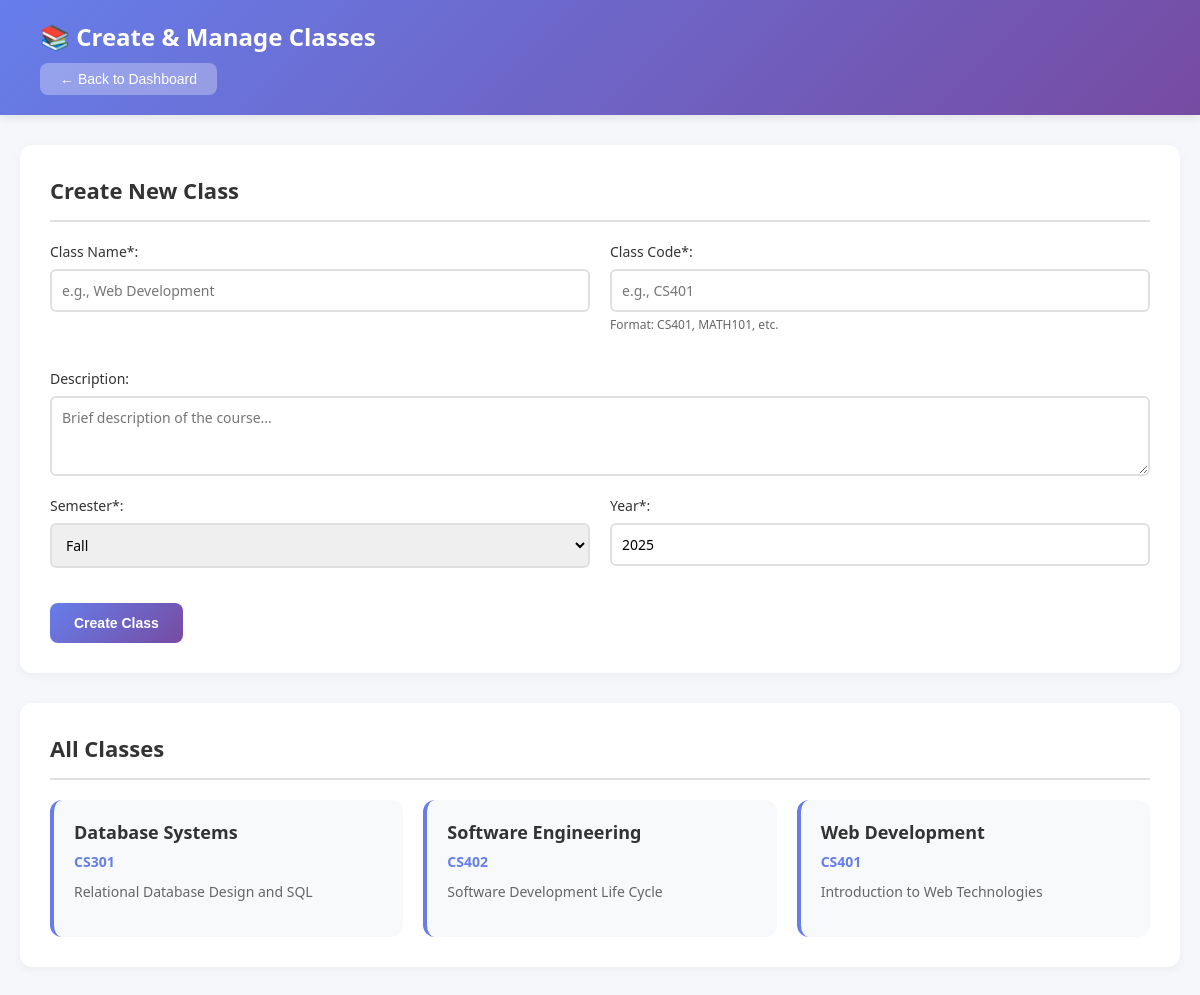
Screenshot of /manage_classes.php (signed in) with the database file from the repository.
### tables this page shows
CREATE TABLE classes (
    class_id INT PRIMARY KEY AUTO_INCREMENT,
    class_name VARCHAR(100) NOT NULL,
    class_code VARCHAR(20) UNIQUE NOT NULL,
    description TEXT,
    created_at TIMESTAMP DEFAULT CURRENT_TIMESTAMP
);

### config.php (called while the page is built, shortened)
<?php
function is_instructor() {
    return isset($_SESSION['user_type']) && $_SESSION['user_type'] === 'instructor';
}
?>

### manage_classes.php (the view, shortened to what this page needs)
<?php
require_once 'config.php';
$stmt = $conn->prepare("SELECT class_id, class_name, class_code, description FROM classes ORDER BY class_name");
$stmt->execute();
$result = $stmt->get_result();
$available_classes = [];
while ($row = $result->fetch_assoc()) {
    $available_classes[] = $row;
}
?>
<!DOCTYPE html>
<html lang="en">
<head>
</head>
<body>
    <div class="navbar">
        <h1><?php echo is_instructor() ? '📚 Create & Manage Classes' : '📚 Browse & Enroll in Classes'; ?></h1>
        <button class="back-btn" onclick="window.location.href='dashboard.php'">← Back to Dashboard</button>
    </div>
    <div class="container">
        <?php if (is_instructor()): ?>
            <div class="card">
                <h2>Create New Class</h2>
                <form method="POST" action="" id="createClassForm">
                    <div class="form-grid">
                        <div class="form-group">
                            <label for="class_name">Class Name*:</label>
                            <input type="text" id="class_name" name="class_name"
                                   placeholder="e.g., Web Development" required>
                        </div>
                        <div class="form-group">
                            <label for="class_code">Class Code*:</label>
                            <input type="text" id="class_code" name="class_code"
                                   placeholder="e.g., CS401" required
                                   pattern="[A-Z]{2,4}[0-9]{3,4}"
                                   title="Format: 2-4 letters followed by 3-4 numbers (e.g., CS401)">
                            <small style="color: #666; font-size: 12px;">Format: CS401, MATH101, etc.</small>
                        </div>
                    </div>
                    <div class="form-group">
                        <label for="description">Description:</label>
                        <textarea id="description" name="description"
                                  placeholder="Brief description of the course..."></textarea>
                    </div>
                    <div class="form-grid">
                        <div class="form-group">
                            <label for="semester">Semester*:</label>
                            <select id="semester" name="semester" required>
                                <option value="Fall" selected>Fall</option>
                            </select>
                        </div>
                        <div class="form-group">
                            <label for="year">Year*:</label>
                            <input type="number" id="year" name="year"
                                   value="<?php echo date('Y'); ?>"
                                   min="2024" max="2030" required>
                        </div>
                    </div>
                    <button type="submit" name="create_class" class="btn">Create Class</button>
                </form>
            </div>
        <?php endif; ?>
        <div class="card">
            <h2><?php echo is_instructor() ? 'All Classes' : 'Browse Available Classes'; ?></h2>
            <?php if (empty($available_classes)): ?>
                <p style="text-align: center; color: #999; padding: 40px;">
                    No classes available yet.
                </p>
            <?php else: ?>
                <div class="classes-grid">
                    <?php foreach ($available_classes as $class): ?>
                        <div class="class-card">
                            <h3><?php echo htmlspecialchars($class['class_name']); ?></h3>
                            <div class="class-code"><?php echo htmlspecialchars($class['class_code']); ?></div>
                            <div class="description">
                                <?php echo htmlspecialchars($class['description'] ?: 'No description available'); ?>
                            </div>
                        </div>
                    <?php endforeach; ?>
                </div>
            <?php endif; ?>
        </div>
    </div>
</body>
</html>

### manage_classes.php (style rules this page uses)
* { margin: 0; padding: 0; box-sizing: border-box; }
body { font-family: 'Segoe UI', Tahoma, Geneva, Verdana, sans-serif; background: #f5f7fa; min-height: 100vh; }
.navbar { background: linear-gradient(135deg, #667eea 0%, #764ba2 100%); color: white; padding: 20px 40px; box-shadow: 0 2px 10px rgba(0,0,0,0.1); }
.navbar h1 { font-size: 24px; margin-bottom: 10px; }
.back-btn { background: rgba(255, 255, 255, 0.3); color: white; border: none; padding: 8px 20px; border-radius: 8px; cursor: pointer; font-size: 14px; transition: all 0.3s; }
.container { max-width: 1200px; margin: 30px auto; padding: 0 20px; }
.card { background: white; border-radius: 12px; padding: 30px; box-shadow: 0 2px 10px rgba(0,0,0,0.05); margin-bottom: 30px; }
.card h2 { color: #333; font-size: 22px; margin-bottom: 20px; padding-bottom: 15px; border-bottom: 2px solid #e0e0e0; }
.form-grid { display: grid; grid-template-columns: repeat(auto-fit, minmax(250px, 1fr)); gap: 20px; margin-bottom: 20px; }
.form-group { margin-bottom: 15px; }
.form-group label { display: block; margin-bottom: 8px; color: #333; font-weight: 500; font-size: 14px; }
.form-group input, .form-group select, .form-group textarea { width: 100%; padding: 10px; border: 2px solid #e0e0e0; border-radius: 6px; font-size: 14px; font-family: inherit; }
.form-group textarea { resize: vertical; min-height: 80px; }
.btn { padding: 12px 24px; background: linear-gradient(135deg, #667eea 0%, #764ba2 100%); color: white; border: none; border-radius: 8px; cursor: pointer; font-size: 14px; font-weight: 600; transition: all 0.3s; }
.classes-grid { display: grid; grid-template-columns: repeat(auto-fill, minmax(300px, 1fr)); gap: 20px; margin-top: 20px; }
.class-card { background: #f8f9fa; border-radius: 12px; padding: 20px; border-left: 4px solid #667eea; transition: all 0.3s; }
.class-card h3 { color: #333; font-size: 18px; margin-bottom: 8px; }
.class-card .class-code { color: #667eea; font-weight: 600; font-size: 14px; margin-bottom: 10px; }
.class-card .description { color: #666; font-size: 14px; margin-bottom: 15px; line-height: 1.5; }

### rows the page displays
classes: class_name "Database Systems", class_code "CS301", description "Relational Database Design and SQL"
classes: class_name "Software Engineering", class_code "CS402", description "Software Development Life Cycle"
classes: class_name "Web Development", class_code "CS401", description "Introduction to Web Technologies"
